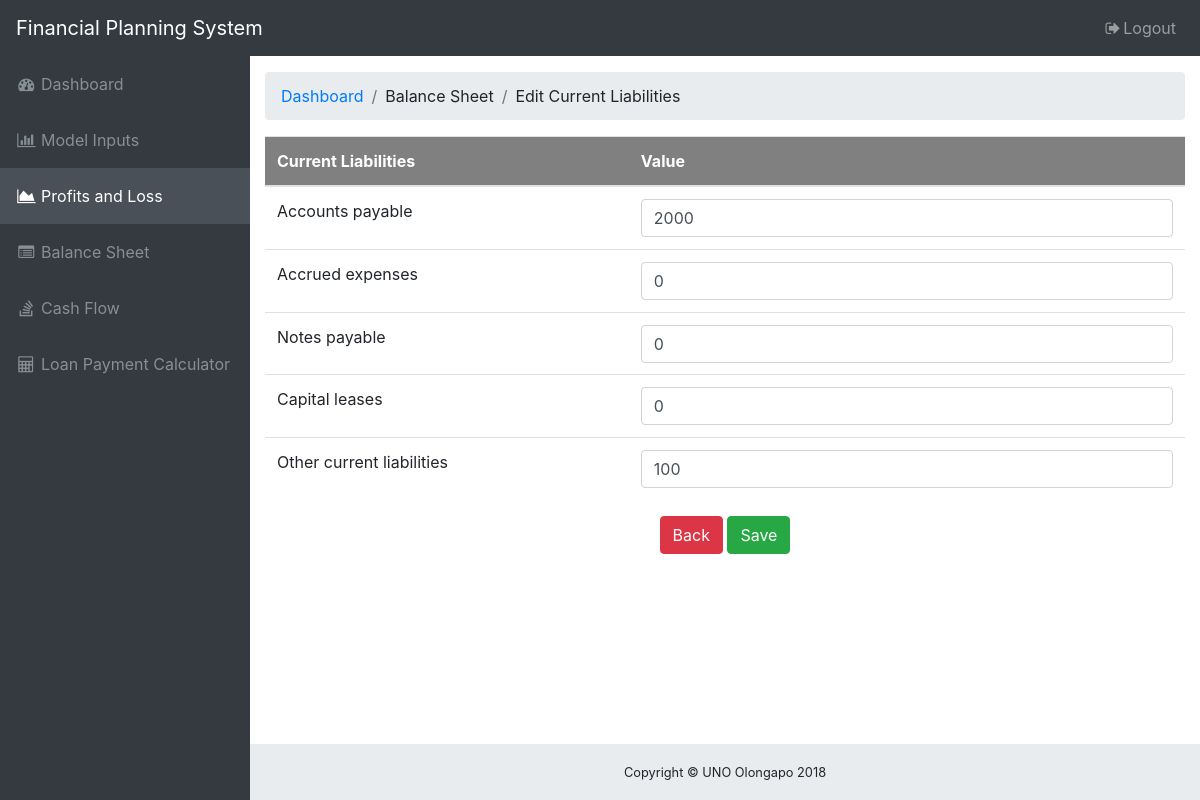
Page /dashboard/balance-sheet-misc/current_liabilities_edit.php on the committed database.
### tables this page shows
CREATE TABLE `current_liabilities` (
  `id` int(11) NOT NULL,
  `target` text NOT NULL,
  `initial_balance` double NOT NULL
);

### dashboard/balance-sheet-misc/current_liabilities_edit.php (the view, shortened to what this page needs)
<!DOCTYPE html>
<html lang="en">
<head>
  <link href="../../vendor/bootstrap/css/bootstrap.min.css" rel="stylesheet">
  <link href="../../vendor/font-awesome/css/font-awesome.min.css" rel="stylesheet" type="text/css">
  <link href="../../vendor/datatables/dataTables.bootstrap4.css" rel="stylesheet">
  <link href="../../css/sb-admin.css" rel="stylesheet">
</head>
<body class="fixed-nav sticky-footer bg-dark" id="page-top">
  <nav class="navbar navbar-expand-lg navbar-dark bg-dark fixed-top" id="mainNav">
    <a class="navbar-brand" href="index.php">Financial Planning System</a>
    <div class="collapse navbar-collapse" id="navbarResponsive">
      <ul class="navbar-nav navbar-sidenav" id="exampleAccordion">
	  <li class="nav-item" data-toggle="tooltip" data-placement="right" title="Model Inputs">
          <a class="nav-link" href="index.php">
            <i class="fa fa-fw fa-dashboard"></i>
            <span class="nav-link-text">Dashboard</span>
          </a>
        </li>
        <li class="nav-item" data-toggle="tooltip" data-placement="right" title="Model Inputs">
          <a class="nav-link" href="model-inputs.php">
            <i class="fa fa-fw fa-bar-chart"></i>
            <span class="nav-link-text">Model Inputs</span>
          </a>
        </li>
		<li class="nav-item active" data-toggle="tooltip" data-placement="right" title="Profits and Loss">
          <a class="nav-link" href="profits-and-loss.php">
            <i class="fa fa-fw fa-area-chart"></i>
            <span class="nav-link-text">Profits and Loss</span>
          </a>
        </li>
		<li class="nav-item" data-toggle="tooltip" data-placement="right" title="Balance Sheet">
          <a class="nav-link" href="balance-sheet.php">
            <i class="fa fa-fw fa-list-alt"></i>
            <span class="nav-link-text">Balance Sheet</span>
          </a>
        </li>
		<li class="nav-item" data-toggle="tooltip" data-placement="right" title="Cash Flow">
          <a class="nav-link" href="cash-flow.php">
            <i class="fa fa-fw fa-stack-overflow"></i>
            <span class="nav-link-text">Cash Flow</span>
          </a>
        </li>
		<li class="nav-item" data-toggle="tooltip" data-placement="right" title="Loan Payment Calculator">
          <a class="nav-link" href="loan-payment.php">
            <i class="fa fa-fw fa-calculator"></i>
            <span class="nav-link-text">Loan Payment Calculator</span>
          </a>
        </li>
      </ul>
      <ul class="navbar-nav ml-auto">
         <li class="nav-item">
          <a class="nav-link" href="logout.php">
            <i class="fa fa-fw fa-sign-out"></i>Logout</a>
        </li>
      </ul>
    </div>
  </nav>
  <div class="content-wrapper">
    <div class="container-fluid">
      <ol class="breadcrumb">
        <li class="breadcrumb-item">
          <a href="#">Dashboard</a>
        </li>
        <li class="breadcrumb-item">Balance Sheet</li>
		 <li class="breadcrumb-item">Edit Current Liabilities</li>
      </ol>
	 <?php
		include '../../connection/dbConfig.php';
		$ap = mysqli_query($db, "SELECT * FROM current_liabilities WHERE id = '1'");
		$countap = mysqli_num_rows($ap);
		if($countap > 0){
			$row = mysqli_fetch_assoc($ap);
			$accounts_payable = $row['initial_balance'];
		}
		$ae = mysqli_query($db, "SELECT * FROM current_liabilities WHERE id = '2'");
		$countae = mysqli_num_rows($ae);
		if($countae > 0){
			$row = mysqli_fetch_assoc($ae);
			$accrued_expenses = $row['initial_balance'];
		}
		$np = mysqli_query($db, "SELECT * FROM current_liabilities WHERE id = '3'");
		$countnp = mysqli_num_rows($np);
		if($countnp > 0){
			$row = mysqli_fetch_assoc($np);
			$notes_payable = $row['initial_balance'];
		}
		$cl = mysqli_query($db, "SELECT * FROM current_liabilities WHERE id = '4'");
		$countcl = mysqli_num_rows($cl);
		if($countcl > 0){
			$row = mysqli_fetch_assoc($cl);
			$capital_leases = $row['initial_balance'];
		}
		$ocl = mysqli_query($db, "SELECT * FROM current_liabilities WHERE id = '5'");
		$countocl = mysqli_num_rows($ocl);
		if($countocl > 0){
			$row = mysqli_fetch_assoc($ocl);
			$ocurrent_liab = $row['initial_balance'];
		}
		?>
	<table class="table table-condensed">
	<thead>
		<tr style="color:white; background-color: gray; border-bottom: 10px black;">
			<th>Current Liabilities</th>
			<th>Value</th>
		</tr>
	</thead>
	<tbody>
	<form action="current_liabilities_edit_proccess.php" method="post">
		<tr>
			<td>Accounts payable</td>
			<td><input class="form-control" type="number" name="accounts_payable" value="<?php echo $accounts_payable ?>"></td>
		</tr>
		<tr>
			<td>Accrued expenses</td>
			<td><input class="form-control" type="number" name="accrued_expenses" value="<?php echo $accrued_expenses ?>"></td>
		<tr>
		<tr>
			<td>Notes payable</td>
			<td><input class="form-control" type="number" name="notes_payable" value="<?php echo $notes_payable ?>"></td>
		<tr>
		<tr>
			<td>Capital leases</td>
			<td><input class="form-control" type="number" name="capital_leases" value="<?php echo $capital_leases ?>"></td>
		<tr>
		<tr>
			<td>Other current liabilities</td>
			<td><input class="form-control" type="number" name="ocurrent_liab" value="<?php echo $ocurrent_liab ?>"></td>
	</tbody>
</table>
<div class="col-md-12" align="center">
	<a href="../balance-sheet.php" class="btn btn-danger">Back</a>
	<input type="submit" class="btn btn-success" value="Save">
</div>
    </div>
    <footer class="sticky-footer">
      <div class="container">
        <div class="text-center">
          <small>Copyright © UNO Olongapo 2018</small>
        </div>
      </div>
    </footer>
  </div>
</body>
</html>

### css/sb-admin.css (style rules this page uses)
html { position: relative; min-height: 100%; }
body { overflow-x: hidden; }
body.sticky-footer { margin-bottom: 56px; }
body.sticky-footer .content-wrapper { min-height: calc(100vh - 56px - 56px); }
body.fixed-nav { padding-top: 56px; }
.content-wrapper { min-height: calc(100vh - 56px); padding-top: 1rem; }
#mainNav .navbar-collapse { overflow: auto; max-height: 75vh; }
#mainNav .navbar-collapse .navbar-nav .nav-item .nav-link { cursor: pointer; }
@media (min-width: 992px) { #mainNav .navbar-brand { width: 250px; } }
@media (min-width: 992px) { #mainNav .navbar-collapse { overflow: visible; max-height: none; } }
@media (min-width: 992px) { #mainNav .navbar-collapse .navbar-sidenav { position: absolute; top: 0; left: 0; -webkit-flex-direction: column; -ms-flex-direction: column; flex-direction: column; margin-top: 56px; } }
@media (min-width: 992px) { #mainNav .navbar-collapse .navbar-sidenav > .nav-item { width: 250px; padding: 0; } }
@media (min-width: 992px) { #mainNav .navbar-collapse .navbar-sidenav > .nav-item > .nav-link { padding: 1em; } }
@media (min-width: 992px) { #mainNav.fixed-top .navbar-sidenav { height: calc(100vh - 112px); } }
.content-wrapper { overflow-x: hidden; background: white; }
@media (min-width: 992px) { .content-wrapper { margin-left: 250px; } }
#mainNav.navbar-dark .navbar-collapse .navbar-sidenav > .nav-item > .nav-link { color: #868e96; }
@media (min-width: 992px) { #mainNav.navbar-dark .navbar-collapse .navbar-sidenav { background: #343a40; } }
@media (min-width: 992px) { #mainNav.navbar-dark .navbar-collapse .navbar-sidenav li.active a { color: white !important; background-color: #495057; } }
footer.sticky-footer { position: absolute; right: 0; bottom: 0; width: 100%; height: 56px; background-color: #e9ecef; line-height: 55px; }
@media (min-width: 992px) { footer.sticky-footer { width: calc(100% - 250px); } }

### rows in the picture
current_liabilities: accounts_payable "2000"
current_liabilities: accrued_expenses "0"
current_liabilities: notes_payable "0"
current_liabilities: capital_leases "0"
current_liabilities: ocurrent_liab "100"
